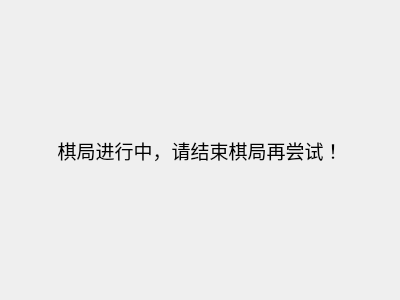
<?xml version="1.0" encoding="UTF-8"?>
<ui version="4.0">
 <class>gaming</class>
 <widget class="QDialog" name="gaming">
  <property name="geometry">
   <rect>
    <x>0</x>
    <y>0</y>
    <width>400</width>
    <height>300</height>
   </rect>
  </property>
  <property name="windowTitle">
   <string>Dialog</string>
  </property>
  <layout class="QVBoxLayout" name="verticalLayout">
   <item>
    <widget class="QLabel" name="label">
     <property name="font">
      <font>
       <family>Adobe 黑体 Std R</family>
       <pointsize>14</pointsize>
      </font>
     </property>
     <property name="text">
      <string>棋局进行中，请结束棋局再尝试！</string>
     </property>
     <property name="alignment">
      <set>Qt::AlignCenter</set>
     </property>
    </widget>
   </item>
  </layout>
 </widget>
 <resources/>
 <connections/>
</ui>
